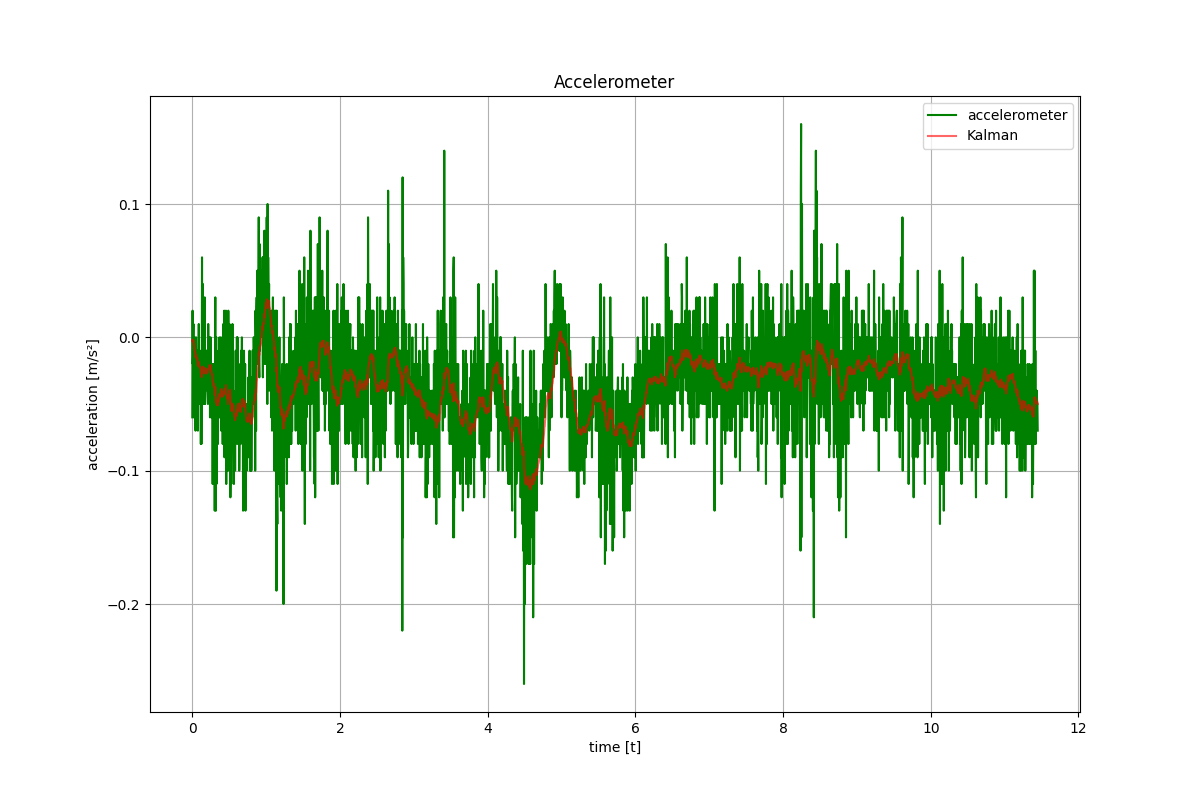

Generate this figure with Python:
'''
    Filter accelerometer data
    using linear Kalman filter

    Author: Aldo Nunez
'''

import numpy as np
import pandas as pd
import matplotlib.pyplot as plt
from pykalman import KalmanFilter
from pathlib import Path
import os
import sys

def read_csv_from_command_line():
    """
    Reads a CSV file specified as a command-line argument and prints its content.
    """
    if len(sys.argv) < 2:
        print("Usage: \n python your_script_name.py <csv_filepath>\n")
        print("Example:\n python plot_fft.py IRIprueba24.csv")
        sys.exit(1)

    csv_filepath = sys.argv[1]

    try:
        with open(csv_filepath, mode='r', newline='') as file:
            df = pd.read_csv(file)
            return df
    except FileNotFoundError:
        print(f"Error: File not found at '{csv_filepath}'")
    except Exception as e:
        print(f"An error occurred: {e}")


def kalman(df):
    df = read_csv_from_command_line()
    data = df.to_numpy()
    accelerometer = data[:,0]

    A = 1.0
    H = 1.0
    Q = 0.1
    R = 20.0
    x_0 = 0.0
    p_0 = 0.0

    kf = KalmanFilter(A, H, Q, R,x_0,p_0)

    accelerometer_filtered, filtered_covariances = kf.filter(accelerometer)
    accel_data = np.column_stack((accelerometer, accelerometer_filtered))
    return accel_data


def plot(data):
    n_samples, cols = data.shape

    T_S = 4e-3
    START = 0.0;
    END = n_samples * T_S
    time = np.arange(START, END, T_S)
    

    plt.figure(figsize=(12, 8))
    plt.plot(time, data[:, 0], 'g', label='accelerometer')
    plt.plot(time, data[:,1], 'r', label='Kalman', alpha=0.6)
    plt.title('Accelerometer')
    plt.xlabel('time [t]')
    plt.ylabel('acceleration [m/s²]')
    plt.legend()
    plt.grid(True)
    plt.show()

def main():
    df = read_csv_from_command_line()
    data = kalman(df)
    plot(data)

if __name__ == "__main__":
    main()
